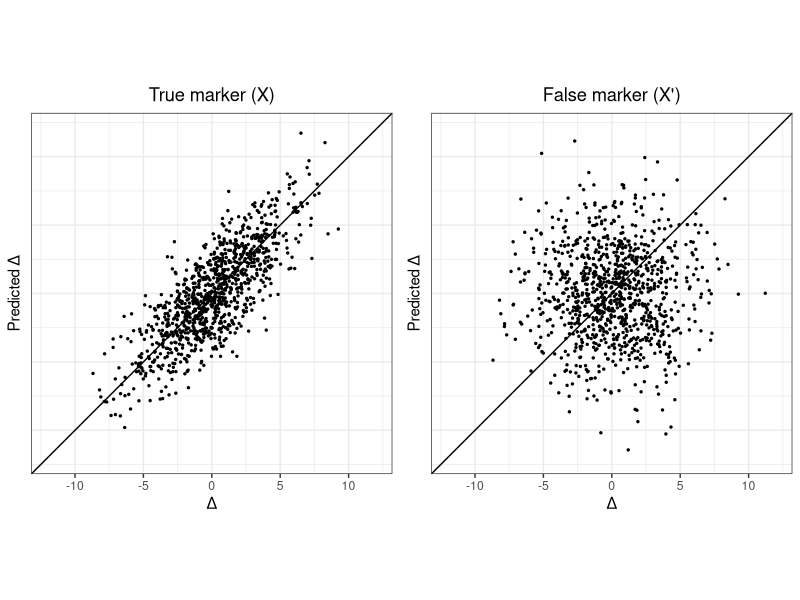
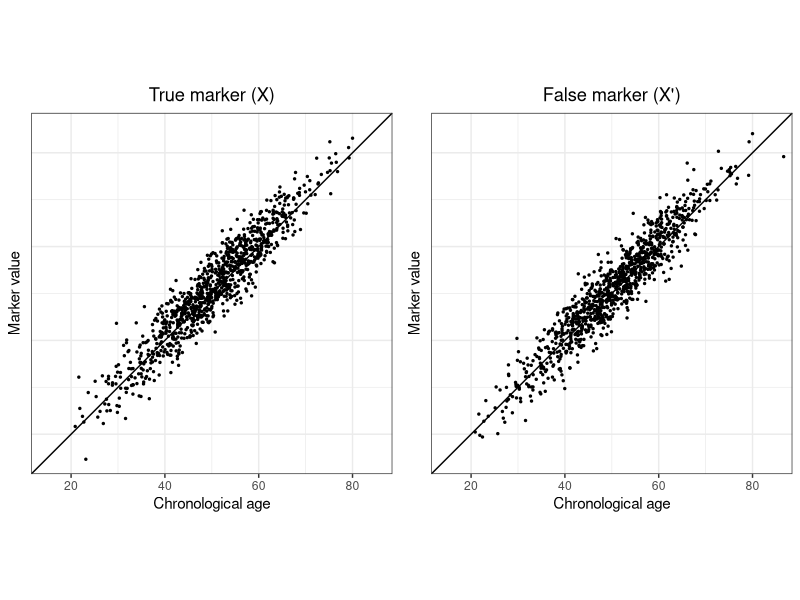

These charts were generated, in order, by the following R code:
## ---- chunk 1
library(ggplot2)
library(gridExtra)
library(Cairo) # needed for Greek letters in axis titles
## ---- chunk 2
n <- 1000
s_j <- 2
s_delta <- 3
beta <- 1
a <- 1
c_mean <- 50
c_sd <- 10
## ---- chunk 3
# simulate chronological age
C <- rnorm(n, mean = c_mean, sd = c_sd)

# X is true marker of biological age, Y is false marker. dev is Delta.
devX <- rnorm(n, mean = 0, sd = s_delta)
devY <- rnorm(n, mean = 0, sd = s_delta)

# simulate biological age
B <- C + devX

# simulate values for X and Y 
X <- beta * (C + devX) + a + rnorm(n, mean = 0, sd = s_j)
Y <- beta * (C + devY) + a + rnorm(n, mean = 0, sd = s_j)

## ---- chunk 4
# regress CA on X and on Y 
lmX <- lm(C ~ X)
lmY <- lm(C ~ Y)

# obtain fitted values (= predicted biological age)
BpredX <- lmX$fitted.values
BpredY <- lmY$fitted.values
## ---- chunk 5
# create data frame with all relevant variables 
df_all <- as.data.frame(cbind(C, B, BpredX, BpredY))

plotDeltaT <- ggplot(df_all) + 
        geom_point(aes(x = B - C, y = BpredX - C), size = 0.5) +
        theme_bw()+
        labs (x = "\u0394", y = "Predicted \u0394", title = "True marker (X)") +
        coord_fixed(xlim = c(-12,12), ylim = c(-12,12)) +
        geom_abline(slope = 1)+
        theme(plot.title = element_text(hjust = 0.5), 
              axis.text.y=element_blank(),
              axis.ticks.y=element_blank())
plotDeltaF <- ggplot(df_all) + 
        geom_point(aes(x = B - C, y = BpredY - C), size = 0.5) +
        theme_bw()+
        labs (x = "\u0394", y = "Predicted \u0394" , title = "False marker (X')") +
        coord_fixed(xlim = c(-12,12), ylim = c(-12,12)) +
        geom_abline(slope = 1)+
        theme(plot.title = element_text(hjust = 0.5), 
              axis.text.y=element_blank(),
              axis.ticks.y=element_blank())

p_DeltapredDelta <- grid.arrange(plotDeltaT, plotDeltaF, ncol = 2)
ggsave(p_DeltapredDelta, filename = "DeltapredDelta.pdf", device = cairo_pdf, 
       path = "img", width = 7, height = 3.5)

plotCXT <- ggplot(df_all) + 
        geom_point(aes(x = C, y = X), size = 0.5) +
        theme_bw()+
        labs (x = "Chronological age", y = "Marker value", title = "True marker (X)") +
        coord_fixed(xlim = c(15,85), ylim = c(15,85)) +
        geom_abline(slope = 1) +
        theme(plot.title = element_text(hjust = 0.5), 
              axis.text.y=element_blank(),
              axis.ticks.y=element_blank())
plotCXF <- ggplot(df_all) + 
        geom_point(aes(x = C, y = Y), size = 0.5) +
        theme_bw()+
        labs (x = "Chronological age", y = "Marker value", title = "False marker (X')") +
        coord_fixed(xlim = c(15,85), ylim = c(15,85)) +
        geom_abline(slope = 1)+
        theme(plot.title = element_text(hjust = 0.5), 
              axis.text.y=element_blank(),
              axis.ticks.y=element_blank())

p_CpredX <- grid.arrange(plotCXT, plotCXF, ncol = 2)
ggsave(p_CpredX, filename = "CpredX.pdf", device = cairo_pdf, 
       path = "img", width = 7, height = 3.5)
